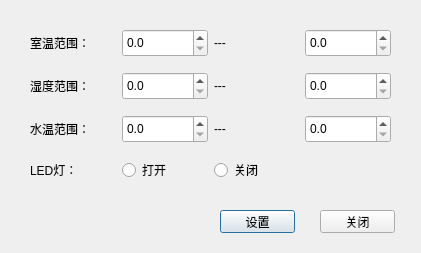
<?xml version="1.0" encoding="UTF-8"?>
<ui version="4.0">
 <class>ConfigDialog</class>
 <widget class="QDialog" name="ConfigDialog">
  <property name="geometry">
   <rect>
    <x>0</x>
    <y>0</y>
    <width>421</width>
    <height>253</height>
   </rect>
  </property>
  <property name="windowTitle">
   <string>Dialog</string>
  </property>
  <widget class="QPushButton" name="pushButton_config">
   <property name="geometry">
    <rect>
     <x>220</x>
     <y>210</y>
     <width>75</width>
     <height>23</height>
    </rect>
   </property>
   <property name="text">
    <string>设置</string>
   </property>
  </widget>
  <widget class="QPushButton" name="pushButton_close">
   <property name="geometry">
    <rect>
     <x>320</x>
     <y>210</y>
     <width>75</width>
     <height>23</height>
    </rect>
   </property>
   <property name="text">
    <string>关闭</string>
   </property>
  </widget>
  <widget class="QWidget" name="">
   <property name="geometry">
    <rect>
     <x>30</x>
     <y>20</y>
     <width>361</width>
     <height>171</height>
    </rect>
   </property>
   <layout class="QGridLayout" name="gridLayout">
    <item row="0" column="3">
     <widget class="QDoubleSpinBox" name="spinBox_tmax">
      <property name="minimumSize">
       <size>
        <width>0</width>
        <height>28</height>
       </size>
      </property>
      <property name="decimals">
       <number>1</number>
      </property>
     </widget>
    </item>
    <item row="1" column="1">
     <widget class="QDoubleSpinBox" name="spinBox_hmin">
      <property name="minimumSize">
       <size>
        <width>0</width>
        <height>28</height>
       </size>
      </property>
      <property name="decimals">
       <number>1</number>
      </property>
     </widget>
    </item>
    <item row="0" column="2">
     <widget class="QLabel" name="label_5">
      <property name="text">
       <string>---</string>
      </property>
     </widget>
    </item>
    <item row="2" column="3">
     <widget class="QDoubleSpinBox" name="spinBox_wtmax">
      <property name="minimumSize">
       <size>
        <width>0</width>
        <height>28</height>
       </size>
      </property>
      <property name="decimals">
       <number>1</number>
      </property>
     </widget>
    </item>
    <item row="0" column="1">
     <widget class="QDoubleSpinBox" name="spinBox_tmin">
      <property name="sizePolicy">
       <sizepolicy hsizetype="Minimum" vsizetype="Preferred">
        <horstretch>0</horstretch>
        <verstretch>0</verstretch>
       </sizepolicy>
      </property>
      <property name="minimumSize">
       <size>
        <width>0</width>
        <height>28</height>
       </size>
      </property>
      <property name="decimals">
       <number>1</number>
      </property>
     </widget>
    </item>
    <item row="2" column="1">
     <widget class="QDoubleSpinBox" name="spinBox_wtmin">
      <property name="minimumSize">
       <size>
        <width>0</width>
        <height>28</height>
       </size>
      </property>
      <property name="decimals">
       <number>1</number>
      </property>
     </widget>
    </item>
    <item row="2" column="0">
     <widget class="QLabel" name="label_3">
      <property name="text">
       <string>水温范围：</string>
      </property>
     </widget>
    </item>
    <item row="1" column="0">
     <widget class="QLabel" name="label_2">
      <property name="text">
       <string>湿度范围：</string>
      </property>
     </widget>
    </item>
    <item row="1" column="2">
     <widget class="QLabel" name="label_6">
      <property name="text">
       <string>---</string>
      </property>
     </widget>
    </item>
    <item row="1" column="3">
     <widget class="QDoubleSpinBox" name="spinBox_hmax">
      <property name="minimumSize">
       <size>
        <width>0</width>
        <height>28</height>
       </size>
      </property>
      <property name="decimals">
       <number>1</number>
      </property>
     </widget>
    </item>
    <item row="3" column="1">
     <widget class="QRadioButton" name="radioBtn_openLed">
      <property name="text">
       <string>打开</string>
      </property>
      <property name="iconSize">
       <size>
        <width>20</width>
        <height>20</height>
       </size>
      </property>
     </widget>
    </item>
    <item row="0" column="0">
     <widget class="QLabel" name="label">
      <property name="text">
       <string>室温范围：</string>
      </property>
     </widget>
    </item>
    <item row="3" column="0">
     <widget class="QLabel" name="label_4">
      <property name="text">
       <string>LED灯：</string>
      </property>
     </widget>
    </item>
    <item row="3" column="2" colspan="2">
     <widget class="QRadioButton" name="radioBtn_closeLed">
      <property name="text">
       <string>关闭</string>
      </property>
      <property name="iconSize">
       <size>
        <width>20</width>
        <height>20</height>
       </size>
      </property>
     </widget>
    </item>
    <item row="2" column="2">
     <widget class="QLabel" name="label_7">
      <property name="text">
       <string>---</string>
      </property>
     </widget>
    </item>
   </layout>
  </widget>
 </widget>
 <resources/>
 <connections/>
</ui>
